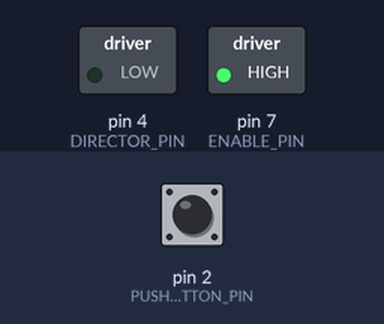
The sketch below on a simulated Arduino Uno, built with avr-gcc and run on an emulated ATmega328P. Parts: switched loads named in the sketch (green lamp = pin HIGH). Dashed ring = blinking. The test bench sets the inputs (shaded band); at power-on: pin 2 (PUSH_BUTTON_PIN) HIGH. Pins used as bus, display or sensor lines are not drawn.

Above: at 1.2 s.
1.3 s: pin 2 (PUSH_BUTTON_PIN) pulled LOW for 0.15 s
At 1.47 s:
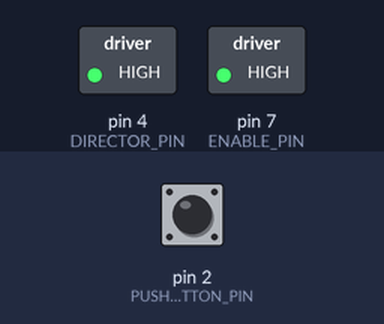
At 2.17 s:
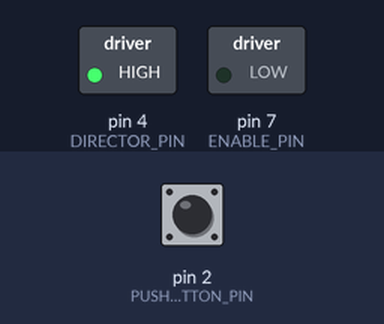
7.3 s: pin 2 (PUSH_BUTTON_PIN) pulled LOW for 3.2 s
At 15.0 s:
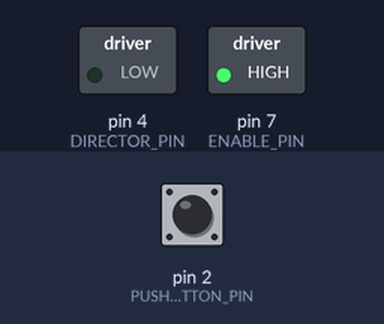
Timing chart, 0 to 16.5 s (numbered marks = the images above; inputs shaded):
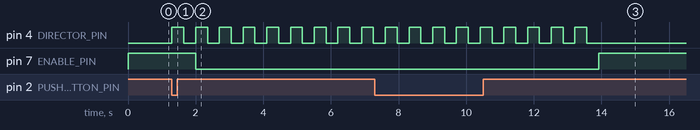

The sketch:

waving-hand-robot.ino
```cpp
#include "motor.h"

// needs to be on pin 2, as it is one of the only arduino uno interrupt pins
#define PUSH_BUTTON_PIN 2

void setup() {
  // put your setup code here, to run once:
  init_motor();

  // push button
  pinMode(PUSH_BUTTON_PIN, INPUT);
  attachInterrupt(digitalPinToInterrupt(PUSH_BUTTON_PIN), pushButtonInterrupt, FALLING);
}

void loop() {
  // put your main code here, to run repeatedly:
  wave();
}

/**
 * interrupt to wave robot using a push button
 *
 * CAN BE DELETED IN FINAL VERSION
 */
void pushButtonInterrupt()
{
  trigger_wave();
}
```

motor.c
```cpp
#include <Arduino.h>
#include "motor.h"

// counts number of waves to do before sleeping
static volatile int wave_count = 0;
// flag for enabling the driver when user input is read
static volatile uint8_t driver_just_started = 0;

/**
 * enables driver
 */
void enable_motor()
{
  digitalWrite(ENABLE_PIN, LOW);
}

/**
 * turns off driver to reduce power consumption
 */
void disable_motor()
{
  digitalWrite(ENABLE_PIN, HIGH);
}

void init_motor() {
  // dir pin
  pinMode(DIRECTOR_PIN, OUTPUT);
  // step pin
  pinMode(STEPPER_PIN, OUTPUT);

  // the motor control pin
  pinMode(ENABLE_PIN, OUTPUT);
  // by default disable to driver
  disable_motor();
}

void trigger_wave() {
  // set state so that we wait next iteration for driver to turn on
  if (!driver_just_started && !wave_count)
    driver_just_started = 1;

  // reset wave count and enable the driver
  wave_count = RESET_WAVE_COUNT_VALUE;
}

void wave() {
  // if just turned on, then wait for the driver to start up
  if (driver_just_started)
  {
    // enable the driver
    enable_motor();
    delayMicroseconds(2000);
    driver_just_started = 0;
  }

  // if need to wave, wave!
  //    else, disable the driver
  if (wave_count > 0) {
    // Set motor direction clockwise
    digitalWrite(DIRECTOR_PIN, HIGH);

    // motor wave right 45 degrees
    for (int x = 0; x < STEP_PER_REVOLUTION; x++) {
      digitalWrite(STEPPER_PIN, HIGH);
      delayMicroseconds(TIME_BETWEEN_STEPS);
      digitalWrite(STEPPER_PIN, LOW);
      delayMicroseconds(TIME_BETWEEN_STEPS);
    }
    delay(DELAY_TICS_MILIS);  // Wait

    // Set motor direction counterclockwise
    digitalWrite(DIRECTOR_PIN, LOW);

    // motor wave left 45 degrees
    for (int x = 0; x < STEP_PER_REVOLUTION; x++) {
      digitalWrite(STEPPER_PIN, HIGH);
      delayMicroseconds(TIME_BETWEEN_STEPS);
      digitalWrite(STEPPER_PIN, LOW);
      delayMicroseconds(TIME_BETWEEN_STEPS);
    }

    delay(DELAY_TICS_MILIS);  // Wait

    wave_count--;
  }
  else
  {
    disable_motor();
  }
}
```

motor.h
```cpp
#ifndef MOTOR_H_
#define MOTOR_H_
#ifdef __cplusplus
extern "C" {
#endif

#define DIRECTOR_PIN 4
#define STEPPER_PIN 3
#define ENABLE_PIN 7
#define STEP_PER_REVOLUTION 50
#define TIME_BETWEEN_STEPS 3000
#define DELAY_TICS_MILIS 50
#define RESET_WAVE_COUNT_VALUE 10

  /**
 * initializes motor pins for usage in motor control
 *
 * MUST BE CALLED IN ORDER TO RUN MOTOR
 */
  void init_motor();

  /**
 * sets the bot to start waving anew, if already waving
 *  it will reset the number of expected waves to do
 */
  void trigger_wave();

  /**
 * main loop for motor, will wave if theres waves to be counted
 *
 * this should only be called within the main arduino loop
 */
  void wave();

#ifdef __cplusplus
}  // extern "C"
#endif
#endif
```

Measured:
- after the input at 1.3 s, pin 4 (DIRECTOR_PIN): alternates HIGH for 0.35 s and LOW for 0.35 s, starting at once; pin 7 (ENABLE_PIN): HIGH → LOW after 0.70 s
- after the input at 7.3 s, pin 7 (ENABLE_PIN): LOW → HIGH after 6.6 s instead of 1.0 s
